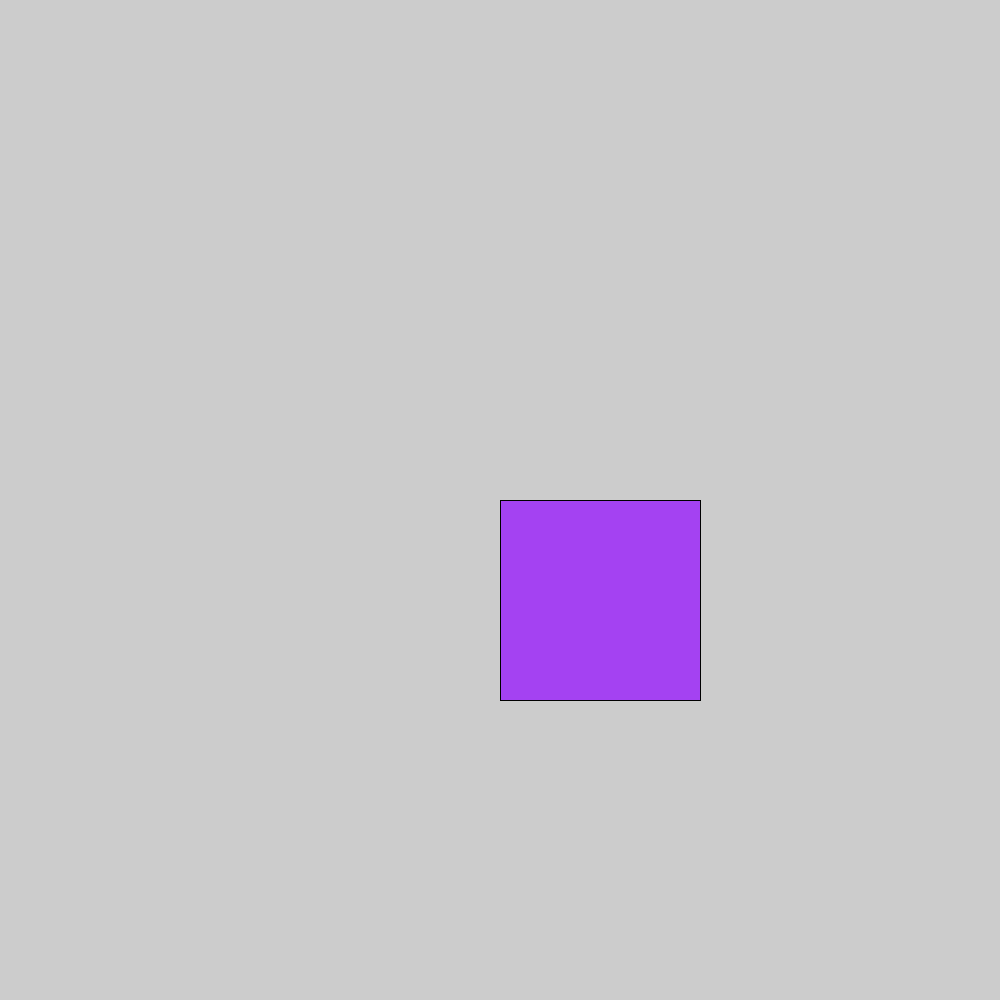
Frame 1 (no input)
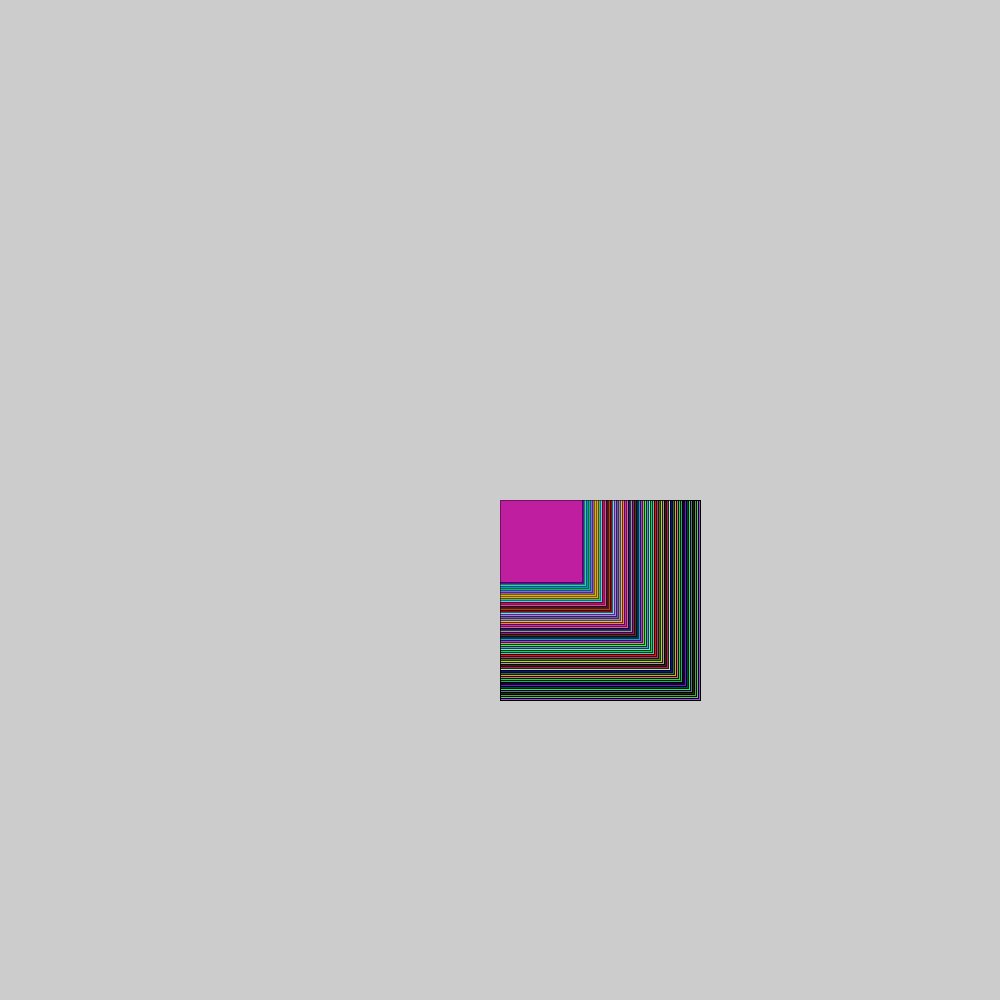
Frame 60 (the mouse pressed at the canvas centre just before this capture)
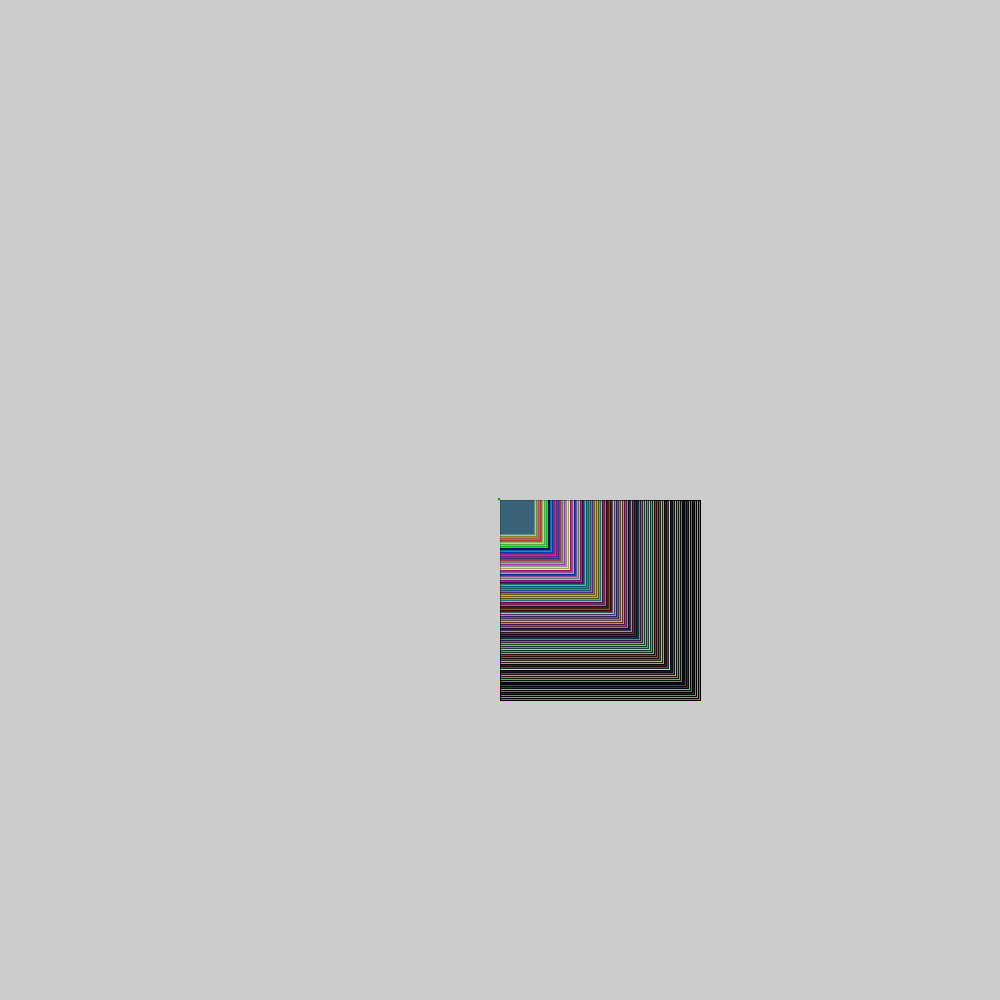
Frame 120 (the mouse held since frame 60 and released just before this capture)

The Processing sketch that drew these frames (run headless with seeded random() and noise(); from frame 60 on, the mouse is pressed at the canvas centre):

// Processing sketch: cotton___scaling
// ── cotton___scaling.pde
float currentScale = 1.0;
float scaleChange = -0.01;
int timer = 0;

void setup()
{
  size(1000, 1000);
}

void draw()
{
  //background(0);
  timer = timer + 1;
  fill(random(255),random(255),random(255));
  pushMatrix();
  translate(500, 500);
  scale(currentScale);
  rect(0, 0, 200, 200);
  popMatrix();
  
  currentScale = currentScale + scaleChange;
  
  if (currentScale < 0)
  {
   scaleChange = 0.01; 
  }
  
  if (currentScale > 1)
  {
   scaleChange = -0.01; 
  }
}

void keyPressed()
{
  if (key == 'a')
  {
     background(255, 0, 0); 
  }
  
    if (key == 'b')
  {
     background(0, 0, 0); 
  }

}
